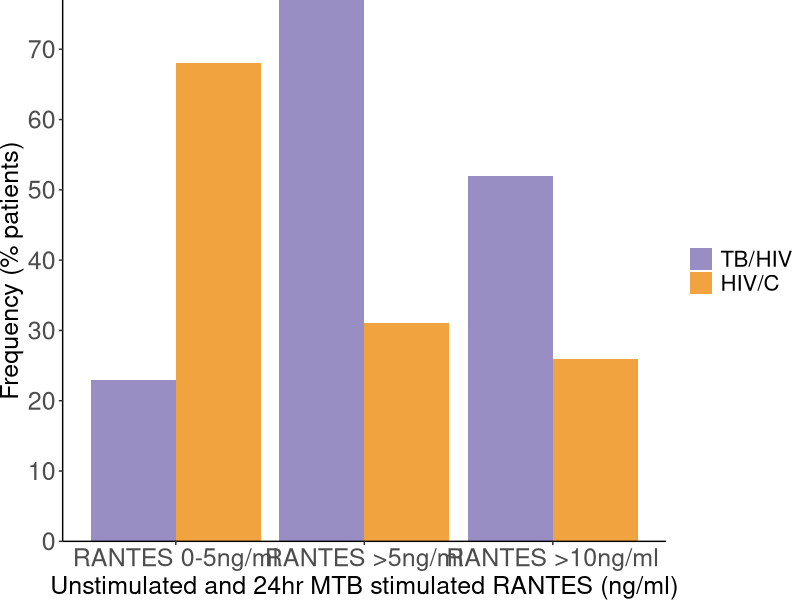
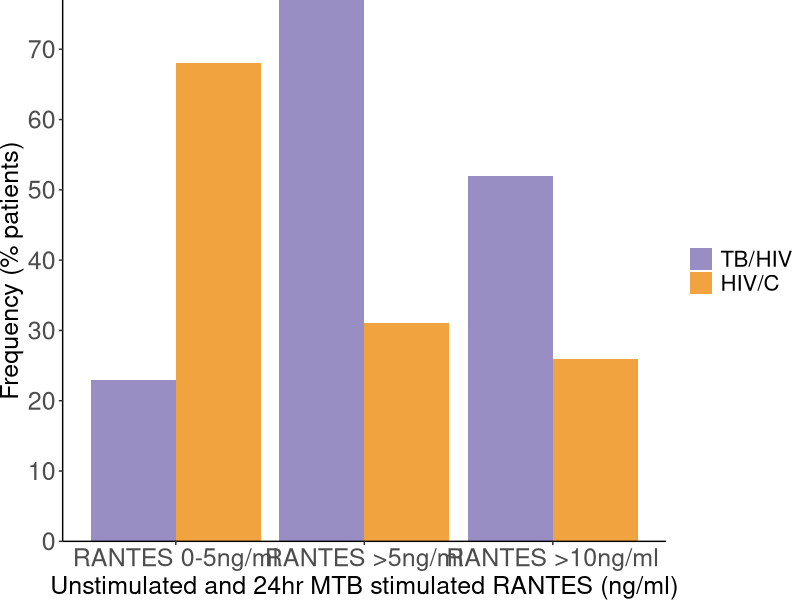

R code for these plots, in order:
dt01 <- as.data.frame(cbind(`Unstimulated and 24hr MTB stimulated RANTES (ng/ml)` = c('RANTES 0-5ng/ml',
                                                                        'RANTES 0-5ng/ml',
                                                                        'RANTES >5ng/ml',
                                                                        'RANTES >5ng/ml',
                                                                        'RANTES >10ng/ml',
                                                                        'RANTES >10ng/ml'
),
Category = c('TB/HIV', 'HIV/C', 'TB/HIV', 'HIV/C', 'TB/HIV', 'HIV/C'
),
`Frequency (% patients)` = c(23, 68, 77, 31, 52, 26),
id = rep(c(1,2), 3)
))
library(ggplot2)
library(tidyverse)
# library(m)
plot1 <- ggplot(dt01 %>% 
                  mutate(`Unstimulated and 24hr MTB stimulated RANTES (ng/ml)` = factor(
                    `Unstimulated and 24hr MTB stimulated RANTES (ng/ml)`, levels = c('RANTES 0-5ng/ml',
                                                                                   # 'RANTES 0-5ng/ml',
                                                                                   'RANTES >5ng/ml',
                                                                                   # 'RANTES>5ng/ml',
                                                                                   # 'RANTES >10ng/ml',
                                                                                   'RANTES >10ng/ml'
                  )), 
                         Category = factor(Category, levels = c('TB/HIV', 'HIV/C')),
                  `Frequency (% patients)` = as.numeric(`Frequency (% patients)`)),                                      # Grouped barplot using ggplot2
       aes(x = `Unstimulated and 24hr MTB stimulated RANTES (ng/ml)`,
           y = `Frequency (% patients)`,
           group = id,
           fill = Category)) +
  geom_bar(stat = "identity",
           position = "dodge") +
  scale_fill_manual(values = c('#998ec3', '#f1a340')) +
  scale_y_continuous(labels = , breaks = c(0, 10, 20, 30, 40, 50, 60, 70, 80, 90), expand = c(0,0)) +
  theme(
    text = element_text(size = 20),
    plot.title = element_text(hjust = 0.5),
    axis.line = element_line(colour = "black"),
    axis.text = element_text(size = 18),
    axis.title = element_text(size = 18),
    panel.background = element_blank(),
    panel.border = element_blank(),
    plot.margin = unit(c(0, 0, 0, 0), "null"),
    legend.title=element_blank()
  )

plot1
tiff("boxplot_Mammy.tiff", units="in", width = 12, height=7, res=300)
plot1
dev.off()